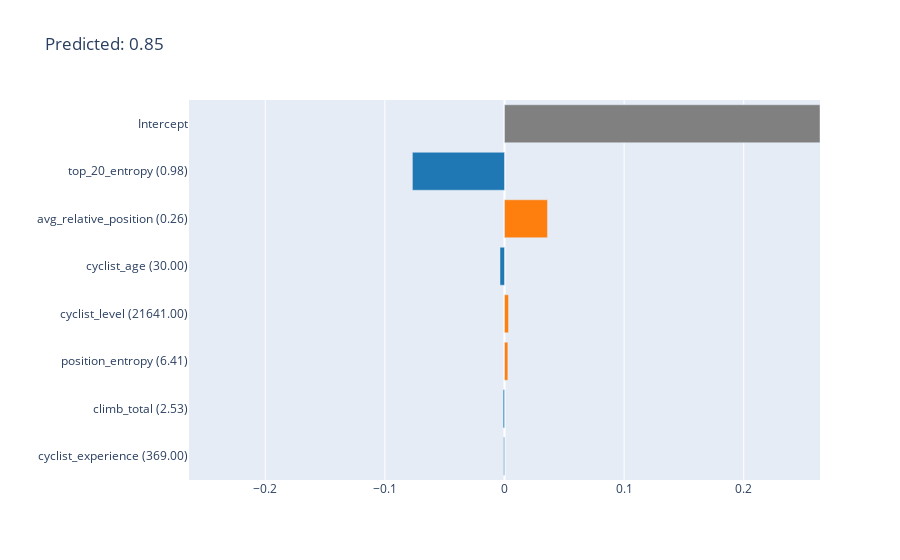

The code cell stored with this chart in its notebook:
### Markdown cell above
### Explaining data with 1 label and prediction being 1

### Code cell
instance_index = 98
print("Label: ",test_labels.iloc[instance_index].values[0])
print("Predicted value: ", test_prediction[instance_index])

instance = test_data.iloc[[instance_index]]

explanation_0 = lime_explanation_algorithm.explain_local(instance)
explanation_0.visualize(0)

### Figure 1 — Plotly figure (JSON) as saved in the notebook; plotly's stock layout.template omitted (floating-point values rounded to 4 significant figures)
{"data": [{"marker": {"color": ["#1f77b4", "#1f77b4", "#ff7f0e", "#ff7f0e", "#1f77b4", "#ff7f0e", "#1f77b4", "#808080"]}, "orientation": "h", "type": "bar", "x": [-0.0007265, -0.001126, 0.0028, 0.00334, -0.003774, 0.03595, -0.07701, 0.2638], "y": ["cyclist_experience (369.00)", "climb_total (2.53)", "position_entropy (6.41)", "cyclist_level (21641.00)", "cyclist_age (30.00)", "avg_relative_position (0.26)", "top_20_entropy (0.98)", "Intercept"]}], "layout": {"title": {"text": "Predicted: 0.85"}, "xaxis": {"range": [-0.2638, 0.2638], "title": {"text": ""}}, "yaxis": {"automargin": true, "dtick": 1, "title": {"text": ""}}}}
